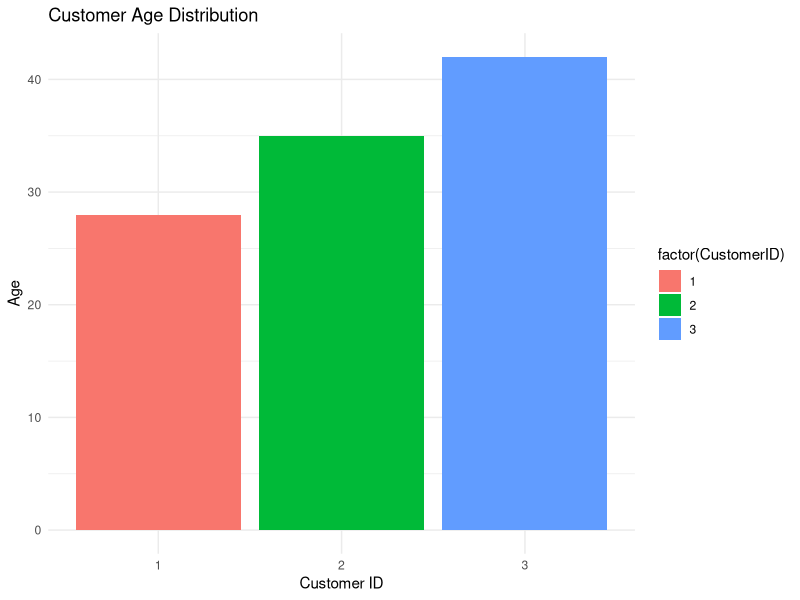

This chart was generated by the following R code:
library(ggplot2)

df12_2 <- data.frame(
  CustomerID = 1:3,
  Age = c(28, 35, 42),
  Gender = c("Female", "Male", "Female"),
  Income = c(50000, 60000, 75000)
)

ggplot(df12_2, aes(x = factor(CustomerID), y = Age, fill = factor(CustomerID))) +
  geom_bar(stat = "identity") +
  labs(title = "Customer Age Distribution", x = "Customer ID", y = "Age") +
  theme_minimal()
